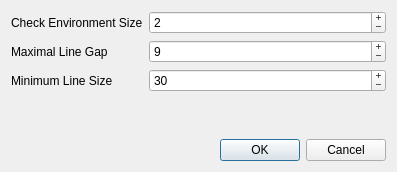
<?xml version="1.0" encoding="UTF-8"?>
<ui version="4.0">
 <class>HoughConfigDialog</class>
 <widget class="QDialog" name="HoughConfigDialog">
  <property name="geometry">
   <rect>
    <x>0</x>
    <y>0</y>
    <width>397</width>
    <height>172</height>
   </rect>
  </property>
  <property name="windowTitle">
   <string>Dialog</string>
  </property>
  <layout class="QVBoxLayout" name="verticalLayout">
   <item>
    <layout class="QFormLayout" name="formLayout">
     <property name="fieldGrowthPolicy">
      <enum>QFormLayout::AllNonFixedFieldsGrow</enum>
     </property>
     <property name="horizontalSpacing">
      <number>6</number>
     </property>
     <item row="2" column="0">
      <widget class="QLabel" name="label_9">
       <property name="text">
        <string>Minimum Line Size</string>
       </property>
      </widget>
     </item>
     <item row="2" column="1">
      <widget class="QSpinBox" name="minimumLineSize">
       <property name="buttonSymbols">
        <enum>QAbstractSpinBox::PlusMinus</enum>
       </property>
       <property name="maximum">
        <number>300</number>
       </property>
       <property name="value">
        <number>30</number>
       </property>
      </widget>
     </item>
     <item row="0" column="0">
      <widget class="QLabel" name="label_11">
       <property name="text">
        <string>Check Environment Size</string>
       </property>
      </widget>
     </item>
     <item row="0" column="1">
      <widget class="QSpinBox" name="checkEnvironmentSize">
       <property name="buttonSymbols">
        <enum>QAbstractSpinBox::PlusMinus</enum>
       </property>
       <property name="minimum">
        <number>0</number>
       </property>
       <property name="maximum">
        <number>300</number>
       </property>
       <property name="value">
        <number>2</number>
       </property>
      </widget>
     </item>
     <item row="1" column="0">
      <widget class="QLabel" name="label_12">
       <property name="text">
        <string>Maximal Line Gap</string>
       </property>
      </widget>
     </item>
     <item row="1" column="1">
      <widget class="QSpinBox" name="maximalLineGap">
       <property name="buttonSymbols">
        <enum>QAbstractSpinBox::PlusMinus</enum>
       </property>
       <property name="maximum">
        <number>300</number>
       </property>
       <property name="value">
        <number>9</number>
       </property>
      </widget>
     </item>
    </layout>
   </item>
   <item>
    <widget class="QDialogButtonBox" name="buttonBox">
     <property name="orientation">
      <enum>Qt::Horizontal</enum>
     </property>
     <property name="standardButtons">
      <set>QDialogButtonBox::Cancel|QDialogButtonBox::Ok</set>
     </property>
     <property name="centerButtons">
      <bool>false</bool>
     </property>
    </widget>
   </item>
  </layout>
 </widget>
 <resources/>
 <connections>
  <connection>
   <sender>buttonBox</sender>
   <signal>accepted()</signal>
   <receiver>HoughConfigDialog</receiver>
   <slot>accept()</slot>
   <hints>
    <hint type="sourcelabel">
     <x>228</x>
     <y>300</y>
    </hint>
    <hint type="destinationlabel">
     <x>157</x>
     <y>274</y>
    </hint>
   </hints>
  </connection>
  <connection>
   <sender>buttonBox</sender>
   <signal>rejected()</signal>
   <receiver>HoughConfigDialog</receiver>
   <slot>reject()</slot>
   <hints>
    <hint type="sourcelabel">
     <x>296</x>
     <y>300</y>
    </hint>
    <hint type="destinationlabel">
     <x>286</x>
     <y>274</y>
    </hint>
   </hints>
  </connection>
 </connections>
</ui>
